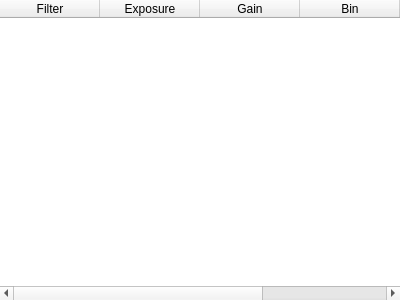
<?xml version="1.0" encoding="UTF-8"?>
<ui version="4.0">
 <class>FilterSettingsFrame</class>
 <widget class="QFrame" name="FilterSettingsFrame">
  <property name="geometry">
   <rect>
    <x>0</x>
    <y>0</y>
    <width>400</width>
    <height>300</height>
   </rect>
  </property>
  <property name="windowTitle">
   <string>Frame</string>
  </property>
  <layout class="QVBoxLayout" name="verticalLayout">
   <property name="leftMargin">
    <number>0</number>
   </property>
   <property name="topMargin">
    <number>0</number>
   </property>
   <property name="rightMargin">
    <number>0</number>
   </property>
   <property name="bottomMargin">
    <number>0</number>
   </property>
   <item>
    <widget class="QTableWidget" name="filter_table">
     <property name="frameShape">
      <enum>QFrame::NoFrame</enum>
     </property>
     <property name="frameShadow">
      <enum>QFrame::Plain</enum>
     </property>
     <column>
      <property name="text">
       <string>Filter</string>
      </property>
     </column>
     <column>
      <property name="text">
       <string>Exposure</string>
      </property>
     </column>
     <column>
      <property name="text">
       <string>Gain</string>
      </property>
     </column>
     <column>
      <property name="text">
       <string>Bin</string>
      </property>
     </column>
     <column>
      <property name="text">
       <string>Limit</string>
      </property>
     </column>
     <column>
      <property name="text">
       <string>Format</string>
      </property>
     </column>
    </widget>
   </item>
  </layout>
 </widget>
 <resources/>
 <connections/>
</ui>
